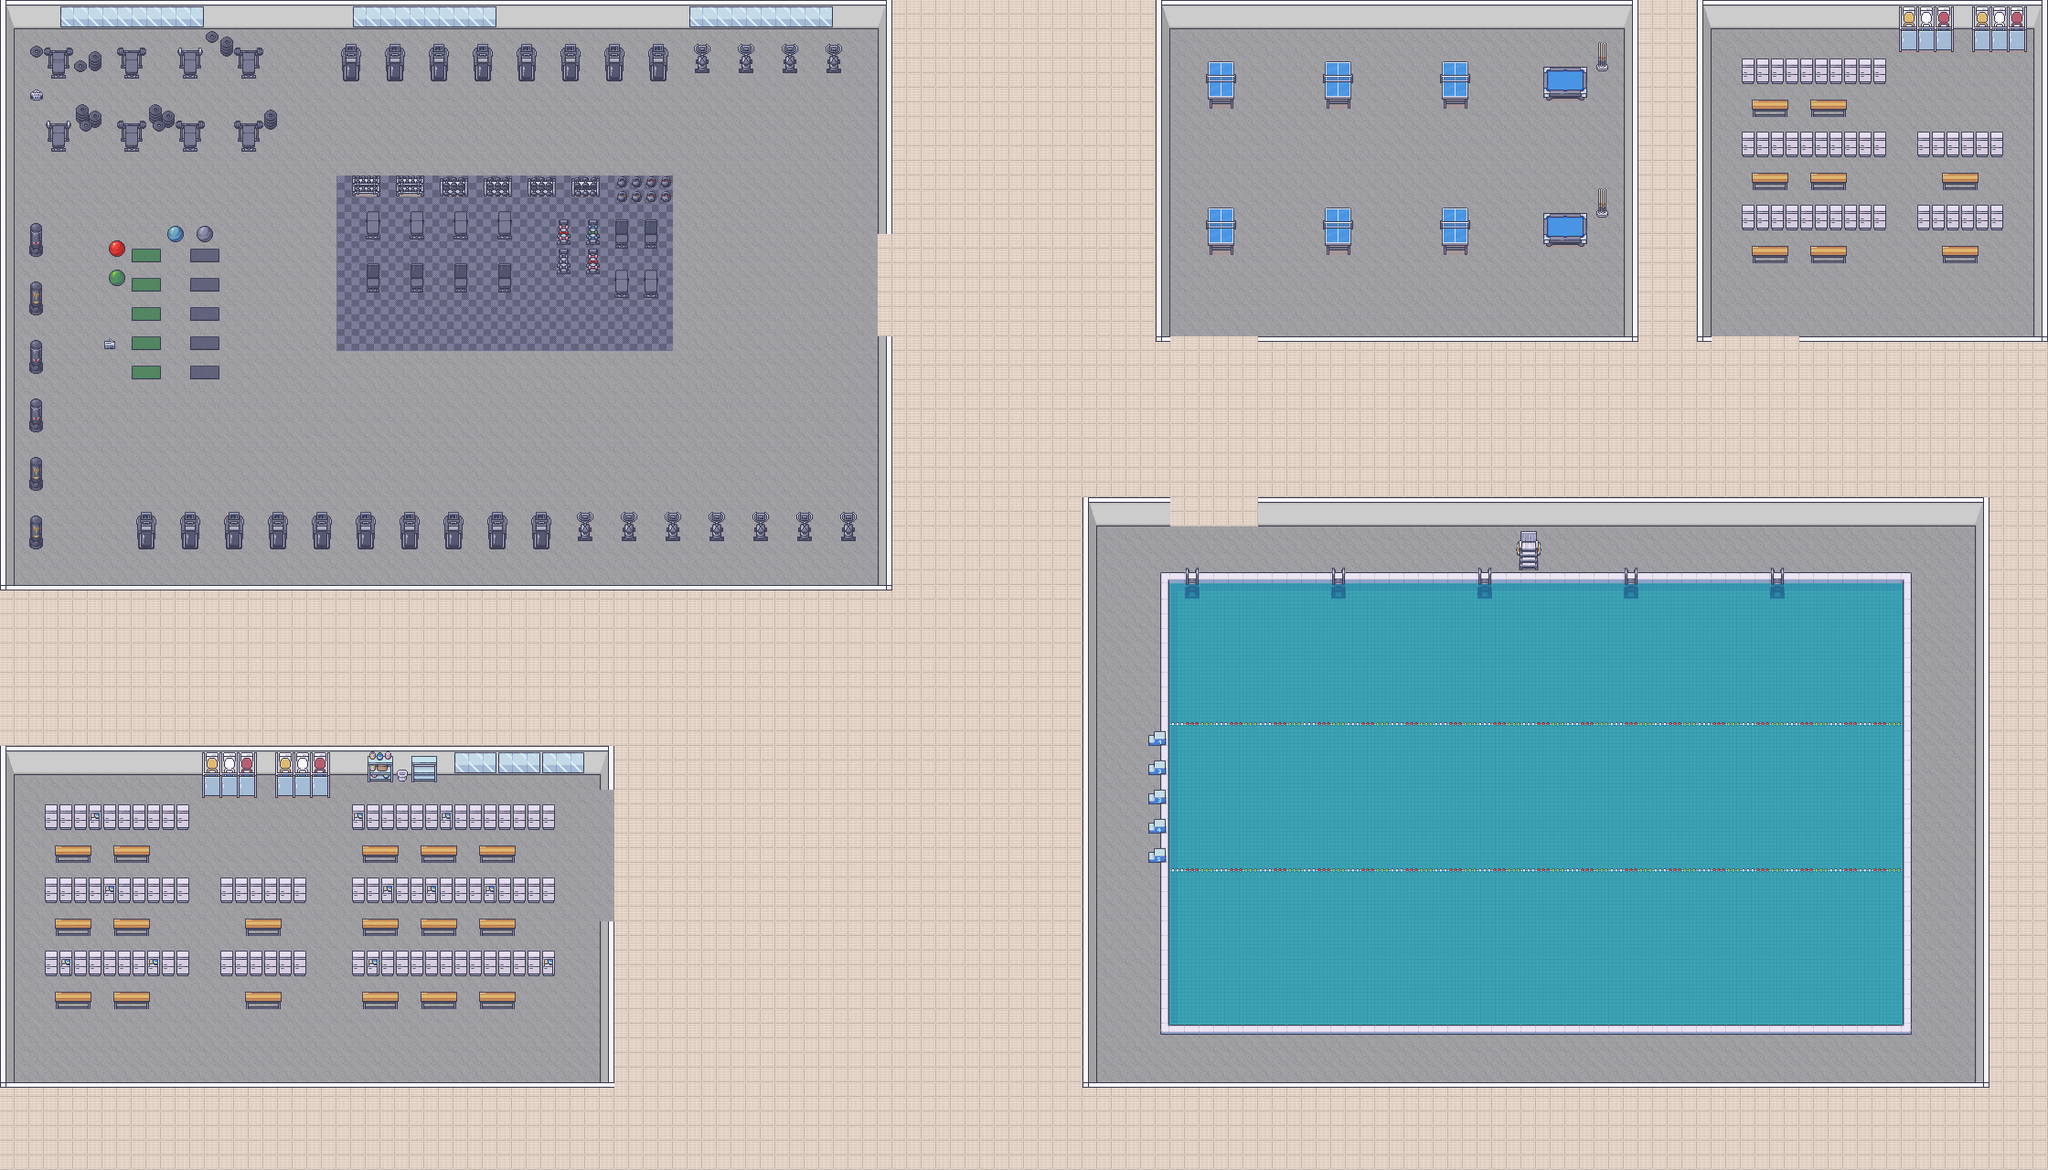

Rendered tile map (Tiled .tmx) drawn with the repository's tilesets; below, a short description and the map source with its tile grids summarised:
An orthogonal 140x80 tile map with 16x16 px tiles, 3 tile layers (ground, objects, extra), 5 tilesets and 198 objects.

<map version="1.10" tiledversion="1.10.2" orientation="orthogonal" renderorder="right-down" width="140" height="80" tilewidth="16" tileheight="16" infinite="0" nextlayerid="6" nextobjectid="265">
 <tileset firstgid="1" source="../tilesets/Room_Builder_16x16.tsx" />
 <tileset firstgid="8285" source="../tilesets/8_Gym_16x16.tsx" />
 <tileset firstgid="8813" source="../tilesets/14_Basement_16x16.tsx" />
 <tileset firstgid="9613" source="../tilesets/3_Bathroom_16x16.tsx" />
 <tileset firstgid="10509" source="../tilesets/14_Swimming_Pool_16x16.tsx" />
 <layer id="1" name="ground" width="140" height="80">
  <data>[11200 cells, 11200 non-empty, 12 distinct tile ids]</data>
 </layer>
 <layer id="2" name="objects" width="140" height="80">
  <data>[11200 cells, 2077 non-empty, 151 distinct tile ids]</data>
 </layer>
 <layer id="4" name="extra" width="140" height="80">
  <data>[11200 cells, 153 non-empty, 61 distinct tile ids]</data>
 </layer>
 <objectgroup id="5" name="collision">
  <object id="40" x="0.756001" y="0" width="972.669" height="30.2527" />
  <object id="41" x="960.968" y="16.6093" width="14.8298" height="239.649" />
  <object id="42" x="960.375" y="369.557" width="16.6093" height="275.833" />
  <object id="43" x="-0.360308" y="640.671" width="963.573" height="5.00194" />
  <object id="44" x="0.720617" y="24.501" width="14.052" height="619.37" />
  <object id="45" x="32.4908" y="563.737" width="14.1356" height="36.4994" />
  <object id="50" x="32.8073" y="499.705" width="14.1356" height="36.4994" />
  <object id="53" x="31.9634" y="436.833" width="14.1356" height="36.4994" />
  <object id="58" x="32.8073" y="372.273" width="14.1356" height="36.4994" />
  <object id="60" x="32.1744" y="308.768" width="14.1356" height="36.4994" />
  <object id="61" x="32.5963" y="244.842" width="14.1356" height="36.4994" />
  <object id="64" x="33.9479" y="50.1453" width="12.6473" height="12.4254" />
  <object id="65" x="48.1484" y="51.6985" width="32.1729" height="9.31904" />
  <object id="68" x="52.9054" y="59.484" width="22.6106" height="15.5897" />
  <object id="69" x="57.2174" y="73.0835" width="14.0418" height="12.7703" />
  <object id="73" x="127.524" y="51.3313" width="32.1729" height="9.31904" />
  <object id="74" x="132.281" y="59.1168" width="22.6106" height="15.5897" />
  <object id="75" x="136.593" y="72.7163" width="14.0418" height="12.7703" />
  <object id="79" x="128.009" y="132.193" width="32.1729" height="9.31904" />
  <object id="80" x="132.766" y="139.978" width="22.6106" height="15.5897" />
  <object id="81" x="137.078" y="153.578" width="14.0418" height="12.7703" />
  <object id="82" x="191.728" y="132.355" width="32.1729" height="9.31904" />
  <object id="83" x="196.485" y="140.14" width="22.6106" height="15.5897" />
  <object id="84" x="200.797" y="153.74" width="14.0418" height="12.7703" />
  <object id="85" x="256.192" y="132.246" width="32.1729" height="9.31904" />
  <object id="86" x="260.949" y="140.031" width="22.6106" height="15.5897" />
  <object id="87" x="265.261" y="153.631" width="14.0418" height="12.7703" />
  <object id="88" x="255.769" y="52.0143" width="32.1729" height="9.31904" />
  <object id="89" x="260.526" y="59.7998" width="22.6106" height="15.5897" />
  <object id="90" x="264.838" y="73.3993" width="14.0418" height="12.7703" />
  <object id="91" x="225.372" y="34.5411" width="13.3377" height="11.2857" />
  <object id="92" x="241.275" y="40.184" width="13.5087" height="21.5455" />
  <object id="93" x="193.567" y="52.3247" width="28.3853" height="7.8658" />
  <object id="94" x="197.158" y="58.6515" width="22.2294" height="15.2186" />
  <object id="95" x="201.604" y="71.8182" width="13.1667" height="13.5087" />
  <object id="96" x="81.565" y="66.1753" width="13.1667" height="12.3117" />
  <object id="97" x="96.7836" y="56.0866" width="14.5346" height="21.8875" />
  <object id="98" x="33.2842" y="97.5856" width="13.7053" height="12.4687" />
  <object id="99" x="50.0809" y="132.519" width="28.0288" height="8.24377" />
  <object id="100" x="52.6571" y="136.744" width="22.4643" height="17.9302" />
  <object id="101" x="57.1911" y="152.613" width="13.8083" height="13.3961" />
  <object id="102" x="83.2621" y="114.588" width="14.1175" height="20.1972" />
  <object id="103" x="97.3795" y="120.256" width="13.4992" height="18.6515" />
  <object id="104" x="86.2504" y="132.725" width="14.6327" height="11.1291" />
  <object id="105" x="163.265" y="115.484" width="14.1175" height="20.1972" />
  <object id="106" x="177.382" y="121.152" width="13.4992" height="18.6515" />
  <object id="107" x="166.253" y="133.621" width="14.6327" height="11.1291" />
  <object id="110" x="288.868" y="119.943" width="14.4353" height="22.1395" />
  <object id="111" x="119.28" y="262.95" width="17.5947" height="17.5947" />
  <object id="112" x="119.523" y="294.621" width="17.2307" height="17.9588" />
  <object id="113" x="114.548" y="370.824" width="10.7995" height="10.4355" />
  <object id="114" x="184.018" y="247.122" width="16.9075" height="17.676" />
  <object id="115" x="215.576" y="247.469" width="17.4507" height="16.9994" />
  <object id="116" x="372.928" y="48.3551" width="21.0387" height="40.2111" />
  <object id="119" x="421.622" y="48.6096" width="21.0387" height="40.2111" />
  <object id="120" x="469.808" y="48.6096" width="21.0387" height="40.2111" />
  <object id="121" x="517.654" y="47.9309" width="21.0387" height="40.2111" />
  <object id="122" x="565.161" y="48.6096" width="21.0387" height="40.2111" />
  <object id="123" x="613.685" y="48.1006" width="21.0387" height="40.2111" />
  <object id="124" x="662.04" y="48.2702" width="21.0387" height="40.2111" />
  <object id="125" x="709.208" y="48.6096" width="21.0387" height="40.2111" />
  <object id="126" x="759.26" y="49.4579" width="16.797" height="30.5401" />
  <object id="127" x="807.53" y="49.0337" width="16.797" height="30.5401" />
  <object id="128" x="855.206" y="49.0337" width="16.797" height="30.5401" />
  <object id="129" x="903.561" y="49.0337" width="16.797" height="30.5401" />
  <object id="130" x="631.085" y="561.752" width="16.797" height="30.5401" />
  <object id="131" x="679.83" y="560.581" width="16.797" height="30.5401" />
  <object id="132" x="727.339" y="560.842" width="16.797" height="30.5401" />
  <object id="133" x="776.023" y="560.712" width="16.797" height="30.5401" />
  <object id="134" x="823.401" y="560.451" width="16.797" height="30.5401" />
  <object id="135" x="871.288" y="561.05" width="16.797" height="30.5401" />
  <object id="136" x="919.86" y="560.514" width="16.797" height="30.5401" />
  <object id="137" x="149.145" y="560.303" width="21.4447" height="40.9545" />
  <object id="138" x="197.436" y="560.545" width="21.4447" height="40.6321" />
  <object id="139" x="245.002" y="560.061" width="21.4447" height="40.6321" />
  <object id="140" x="293.212" y="560.787" width="21.4447" height="40.6321" />
  <object id="141" x="340.938" y="559.981" width="21.4447" height="40.6321" />
  <object id="142" x="389.31" y="559.981" width="21.4447" height="40.6321" />
  <object id="143" x="437.681" y="559.981" width="21.4447" height="40.6321" />
  <object id="144" x="484.924" y="559.336" width="21.4447" height="40.6321" />
  <object id="145" x="532.812" y="559.981" width="21.4447" height="40.6321" />
  <object id="146" x="581.506" y="559.658" width="21.4447" height="40.6321" />
  <object id="147" x="609.695" y="240.468" width="14.2576" height="27.3393" />
  <object id="148" x="641.077" y="240.321" width="14.2576" height="27.3393" />
  <object id="149" x="609.034" y="272.217" width="14.2576" height="27.3393" />
  <object id="150" x="641.517" y="272.511" width="14.2576" height="27.3393" />
  <object id="151" x="672.705" y="240.616" width="14.4535" height="30.4211" />
  </objectgroup>
</map>
<!-- 111 of 198 objects omitted -->
